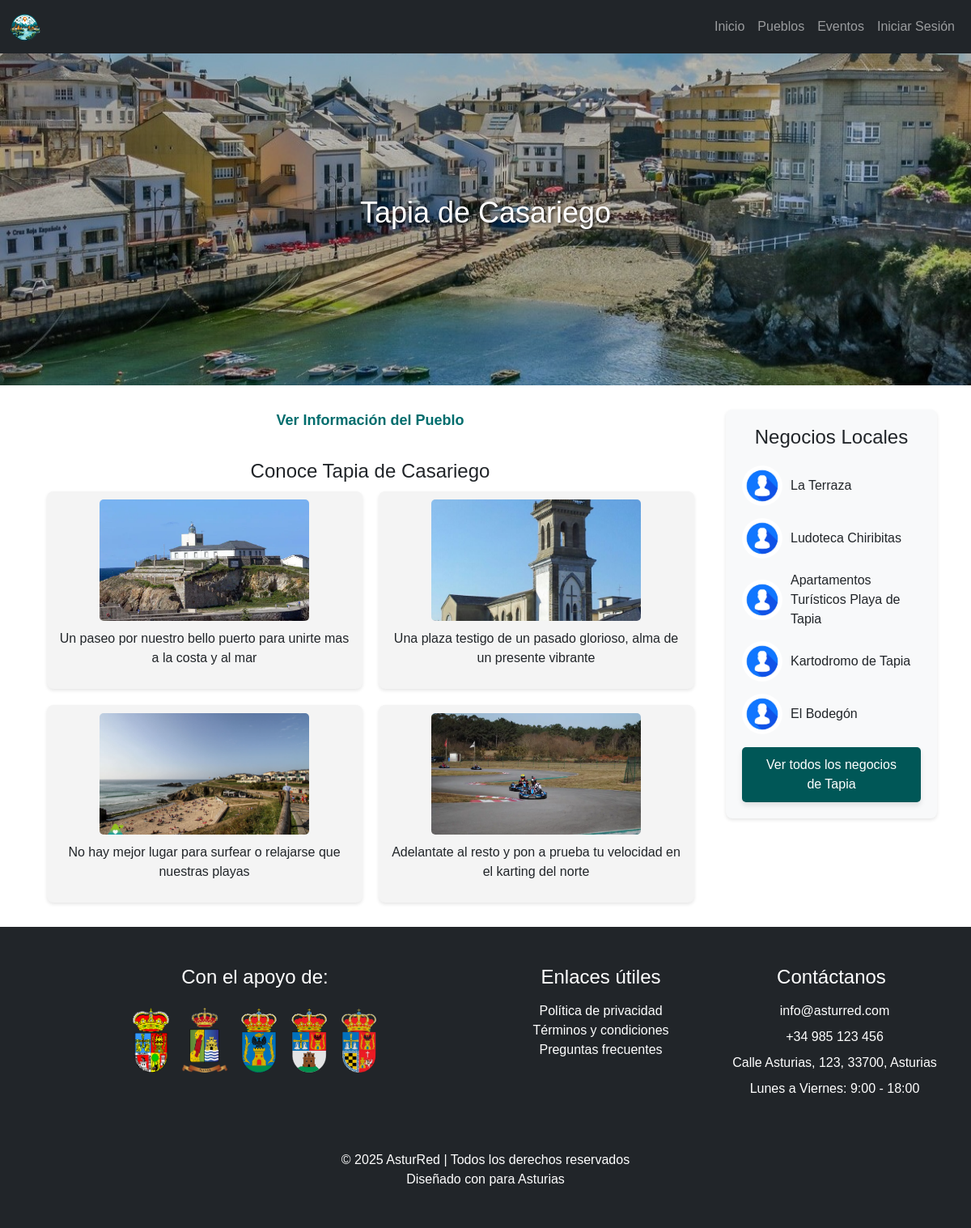
Screenshot of /Tapia.php with the database file from the repository.
### tables this page shows
CREATE TABLE `businesses` (
  `id` int NOT NULL,
  `username` varchar(50) NOT NULL,
  `password` varchar(255) NOT NULL,
  `business_name` varchar(100) NOT NULL,
  `email` varchar(100) NOT NULL,
  `address` varchar(255) DEFAULT NULL,
  `location` varchar(100) DEFAULT NULL,
  `phone` varchar(20) DEFAULT NULL,
  `description` text,
  `profile_pic` varchar(255) DEFAULT 'default-profile.jpg',
  `banner_pic` varchar(255) DEFAULT 'default-banner.jpg',
  `created_at` timestamp NULL DEFAULT CURRENT_TIMESTAMP,
  `role` enum('ayuntamiento','negocio') DEFAULT 'negocio',
  `tipo_negocio` varchar(100) NOT NULL,
  `latitude` decimal(10,8) DEFAULT NULL,
  `longitude` decimal(11,8) DEFAULT NULL
);

### Tapia.php (the view, shortened to what this page needs)
<!DOCTYPE html>
<html lang="es">
<head>
    <link href="StyloHtml.css" rel="stylesheet" type="text/css">
    <link href="https://cdn.jsdelivr.net/npm/bootstrap@5.3.0/dist/css/bootstrap.min.css" rel="stylesheet">
    <link href="https://cdn.jsdelivr.net/npm/bootstrap-icons/font/bootstrap-icons.css" rel="stylesheet">
</head>
<body>
    <nav class="navbar navbar-expand-lg navbar-dark bg-dark fixed-top">
        <div class="container-fluid">
            <a class="navbar-brand" href="#">
                <img src="img/LogotipoMasTop-fotor-bg-remover-2024092820215 (1).png" alt="Logo" class="logo">
            </a>
            <div class="collapse navbar-collapse" id="navbarNav">
                <ul class="navbar-nav ms-auto">
                    <li class="nav-item"><a class="nav-link" href="index.php">Inicio</a></li>
                    <li class="nav-item"><a class="nav-link" href="pueblos.php">Pueblos</a></li>
                    <li class="nav-item"><a class="nav-link" href="eventos.php">Eventos</a></li>
                    <?php if (isset($_SESSION['username']) || isset($_SESSION['admin_logged_in']) || isset($_SESSION['business_username'])): ?>
                        <?php if (isset($_SESSION['business_username']) && $_SESSION['role'] === 'negocio'): ?>
                            <li class="nav-item"><a class="nav-link" href="MiNegocio.php">Mi Negocio</a></li>
                        <?php elseif (isset($_SESSION['business_username']) && $_SESSION['role'] === 'ayuntamiento'): ?>
                            <li class="nav-item"><a class="nav-link" href="crear_evento.php">Crear Evento</a></li>
                        <?php elseif (isset($_SESSION['username'])): ?>
                            <li class="nav-item"><a class="nav-link" href="miPerfil.php">Mi Perfil</a></li>
                        <?php endif; ?>
                        <li class="nav-item"><a class="nav-link" href="logout.php">Cerrar Sesión</a></li>
                    <?php else: ?>
                        <li class="nav-item"><a class="nav-link" href="loginform.php">Iniciar Sesión</a></li>
                    <?php endif; ?>
                </ul>
            </div>
        </div>
    </nav>
    <div class="image-banner">
        <img src="img/Tapia2.jpg" alt="Tapia de Casariego">
        <h2>Tapia de Casariego</h2>
    </div>
    <div class="container">
        <div class="row">
            <div class="col-md-9">
                <div style="text-align: center; margin-top: 30px;">
                    <a class="toggle-link" onclick="toggleContent()">Ver Información del Pueblo</a>
                </div>
                <div class="section">
                    <h2>Conoce Tapia de Casariego</h2>
                    <div class="grid">
                        <div class="grid-item" onclick="window.location.href='PuertoTapia.php';" style="cursor: pointer; text-decoration: none; color: inherit;">
                            <img src="img/FaroTapia.webp" alt="Puerto de Tapia">
                            <p>Un paseo por nuestro bello puerto para unirte mas a la costa y al mar</p>
                        </div>
                        <div class="grid-item" onclick="window.location.href='PlazaConstitucionTapia.php';" style="cursor: pointer; text-decoration: none; color: inherit;">
                            <img src="img/IglesiaTapia.jpg" alt="Iglesia de Tapia">
                            <p>Una plaza testigo de un pasado glorioso, alma de un presente vibrante</p>
                        </div>
                        <div class="grid-item" onclick="window.location.href='PlayasTapia.php';" style="cursor: pointer; text-decoration: none; color: inherit;">
                            <img src="img/PlayaTapia.jpg" alt="Playas de Tapia">
                            <p>No hay mejor lugar para surfear o relajarse que nuestras playas</p>
                        </div>
                        <div class="grid-item" onclick="window.location.href='KartodromoTapia.php';" style="cursor: pointer; text-decoration: none; color: inherit;">
                            <img src="img/Trazado-Kartodromo-de-Tapia.webp" alt="Naturaleza alrededor del pueblo">
                            <p>Adelantate al resto y pon a prueba tu velocidad en el karting del norte</p>
                        </div>
                    </div>
                </div>
            </div>
<div class="col-md-3">
    <div class="business-container">
        <h3>Negocios Locales</h3>
        <?php
        include "conexion.php";
        $query = "
            SELECT b.id, b.username, b.business_name, b.profile_pic, COUNT(r.id) AS review_count
            FROM businesses b
            LEFT JOIN reviews r ON b.business_name = r.business_name
            WHERE b.location LIKE '%Tapia%' AND b.role = 'negocio'
            GROUP BY b.id
            ORDER BY review_count DESC
        ";
        $result = $conn->query($query);
        if ($result->num_rows > 0) {
            $count = 0;
            while ($row = $result->fetch_assoc()) {
                if ($count < 5) {
                    echo '<a href="MiNegocio.php?username=' . urlencode($row['username']) . '" class="business-item">';
                    echo '<img src="uploads/' . htmlspecialchars($row['profile_pic']) . '" alt="' . htmlspecialchars($row['business_name']) . '">';
                    echo '<p>' . htmlspecialchars($row['business_name']) . '</p>';
                    echo '</a>';
                    $count++;
                }
            }
            if ($result->num_rows > 5) {
                echo '<div class="text-center mt-3">';
                echo '<a href="todos_los_negocios.php?pueblo=Tapia" class="btn btn-primary">Ver todos los negocios de Tapia</a>';
                echo '</div>';
            }
        } else {
            echo '<p>No hay negocios registrados en Tapia.</p>';
        }
        ?>
    </div>
</div>
            </div>
        </div>
    <footer class="footer bg-dark text-white py-5">
        <div class="container">
            <div class="row">
                <div class="col-md-6 text-center mb-4">
                    <h4 class="mb-3">Con el apoyo de:</h4>
                    <div class="d-flex justify-content-center flex-wrap">
                        <img src="img/Escudo_de_Tapia_de_Casariego.gif" alt="Escudo Tapia de Casariego" class="img-fluid m-2" style="max-height: 80px;">
                        <img src="img/escudoNavia.png" alt="Escudo Taramundi" class="img-fluid m-2" style="max-height: 80px;">
                        <img src="img/Escudo_de_Castropol.svg" alt="Escudo Castropol" class="img-fluid m-2" style="max-height: 80px;">
                        <img src="img/Escudo_de_Vegadeo.svg" alt="Escudo Vegadeo" class="img-fluid m-2" style="max-height: 80px;">
                        <img src="img/escudoTaramundi.png" alt="Escudo Navia" class="img-fluid m-2" style="max-height: 80px;">
                    </div>
                </div>
                <div class="col-md-3 mb-4">
                    <h4 class="mb-3">Enlaces útiles</h4>
                    <ul class="list-unstyled">
                        <li><a href="#" class="text-white text-decoration-none">Política de privacidad</a></li>
                        <li><a href="#" class="text-white text-decoration-none">Términos y condiciones</a></li>
                        <li><a href="#" class="text-white text-decoration-none">Preguntas frecuentes</a></li>
                    </ul>
                </div>
                <div class="col-md-3 mb-4">
                    <h4 class="mb-3">Contáctanos</h4>
                    <ul class="list-unstyled">
                        <li class="mb-2">
                            <a href="mailto:info@asturred.com" class="text-white text-decoration-none">info@asturred.com</a>
                        </li>
                        <li class="mb-2">
                            <a href="tel:+34985123456" class="text-white text-decoration-none">+34 985 123 456</a>
                        </li>
                        <li class="mb-2">
                            <span class="text-white">Calle Asturias, 123, 33700, Asturias</span>
                        </li>
                        <li class="mb-2">
                            <span class="text-white">Lunes a Viernes: 9:00 - 18:00</span>
                        </li>
                    </ul>
                </div>
            </div>
            <div class="row mt-4">
                <div class="col-12 text-center">
                    <p class="mb-0">&copy; 2025 AsturRed | Todos los derechos reservados</p>
                    <p class="mb-0">Diseñado con <i class="fas fa-heart text-danger"></i> para Asturias</p>
                </div>
            </div>
        </div>
    </footer>
</body>
</html>

### StyloHtml.css (style rules this page uses)
* { box-sizing: border-box; margin: 0; padding: 0; font-family: Arial, sans-serif; }
body { background-color: #f5f5f5; padding-top: 70px; }
.logo { width: 50px; height: auto; }
.navbar-brand img { height: 40px; width: auto; }
.navbar-nav .nav-link { transition: background-color 0.3s ease, color 0.3s ease; }
.btn-primary { background-color: #005757; color: white; padding: 10px 20px; border: none; border-radius: 5px; box-shadow: 0 4px 6px rgba(0, 0, 0, 0.1); transition: background-color 0.3s ease, box-shadow 0.3s ease, transform 0.3s ease; }
footer { background-color: #333; color: white; text-align: center; padding: 20px; margin-top: 30px; position: relative; width: 100%; }
.footer { background-color: #343a40; color: white; text-align: center; padding: 20px; position: relative; bottom: 0; width: 100%; }

### Tapia.php (style rules this page uses)
.image-banner { position: relative; text-align: center; margin-top: -20px; padding: 0; }
.image-banner img { width: 100%; height: auto; filter: brightness(0.8); max-height: 570px; }
.image-banner h2 { position: absolute; top: 50%; left: 50%; transform: translate(-50%, -50%); color: white; font-size: 36px; text-shadow: 2px 2px 4px rgba(0, 0, 0, 0.7); }
.business-container { background-color: #f8f9fa; padding: 20px; border-radius: 8px; box-shadow: 0 2px 4px rgba(0, 0, 0, 0.1); margin-top: 30px; }
.business-container h3 { font-size: 1.5rem; margin-bottom: 20px; text-align: center; }
.business-item { display: flex; align-items: center; margin-bottom: 15px; text-decoration: none; color: inherit; }
.business-item img { width: 50px; height: 50px; border-radius: 50%; margin-right: 10px; }
.business-item p { margin: 0; font-size: 1rem; }
.section { margin-top: 30px; text-align: center; }
.section h2 { font-size: 24px; margin-bottom: 10px; }
.grid { display: grid; grid-template-columns: repeat(2, 1fr); gap: 20px; margin-top: 10px; max-width: 800px; margin: 0 auto; }
.grid-item { background-color: #f4f4f4; border-radius: 8px; padding: 10px; box-shadow: 0 2px 4px rgba(0, 0, 0, 0.1); text-align: center; display: flex; flex-direction: column; align-items: center; justify-content: center; }
.grid-item img { width: 70%; height: auto; max-height: 150px; object-fit: cover; margin-bottom: 10px; border-radius: 5px; }
.toggle-link { font-weight: bold; font-size: 18px; color: #006d6d; text-decoration: none; position: relative; display: inline-block; padding-bottom: 5px; transition: color 0.3s ease; }
.toggle-link::after { content: ''; position: absolute; bottom: 0; left: 0; width: 0; height: 2px; background-color: #006d6d; transition: width 0.3s ease; }
.btn-primary { background-color: #005757; color: white; padding: 10px 20px; border: none; border-radius: 5px; box-shadow: 0 4px 6px rgba(0, 0, 0, 0.1); transition: background-color 0.3s ease, box-shadow 0.3s ease, transform 0.3s ease; }

### rows the page displays
businesses: profile_pic (placeholder picture), business_name "La Terraza"
businesses: profile_pic (placeholder picture), business_name "Ludoteca Chiribitas"
businesses: profile_pic (placeholder picture), business_name "Apartamentos Turísticos Playa de Tapia"
businesses: profile_pic (placeholder picture), business_name "Kartodromo de Tapia"
businesses: profile_pic (placeholder picture), business_name "El Bodegón"
